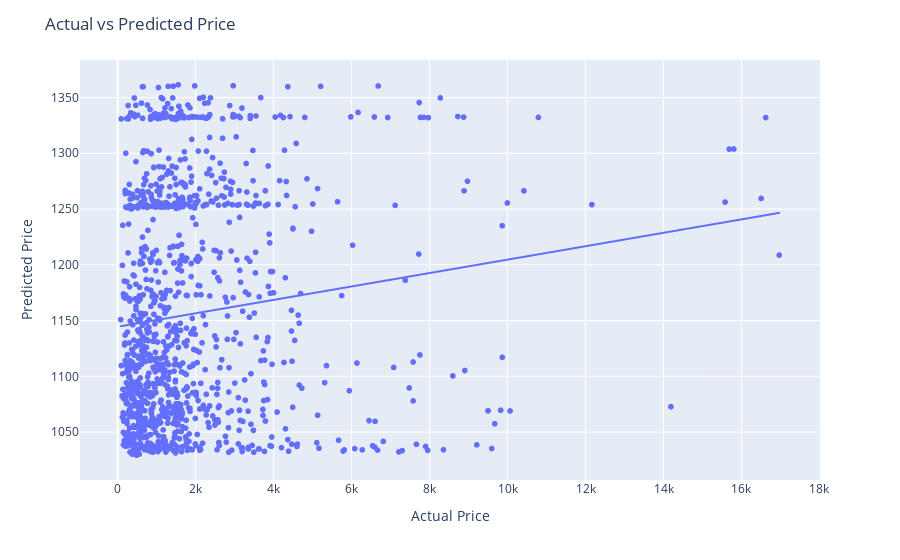

The code cell stored with this chart in its notebook:
### Code cell
import plotly.express as px

fig = px.scatter(x=y_test, y=y_pred,
                 labels={'x': 'Actual Price', 'y': 'Predicted Price'},
                 trendline="ols"
                 )
fig.update_layout(title='Actual vs Predicted Price', xaxis_title="Actual Price", yaxis_title="Predicted Price")
fig.show()

### Figure 1 — Plotly figure (JSON) as saved in the notebook; plotly's stock layout.template omitted (floating-point values rounded to 4 significant figures; data arrays with more than 128 entries replaced by an {"elided": "..."} marker saying what was removed)
{"data": [{"hovertemplate": "Actual Price=%{x}<br>Predicted Price=%{y}<extra></extra>", "legendgroup": "", "marker": {"color": "#636efa", "symbol": "circle"}, "mode": "markers", "name": "", "showlegend": false, "type": "scattergl", "x": {"elided": "1188 int values"}, "xaxis": "x", "y": {"elided": "1188 float values"}, "yaxis": "y"}, {"hovertemplate": "<b>OLS trendline</b><br>y = 0.00601467 * x + 1144.46<br>R<sup>2</sup>=0.016044<br><br>Actual Price=%{x}<br>Predicted Price=%{y} <b>(trend)</b><extra></extra>", "legendgroup": "", "marker": {"color": "#636efa", "symbol": "circle"}, "mode": "lines", "name": "", "showlegend": false, "type": "scattergl", "x": {"elided": "1188 int values"}, "xaxis": "x", "y": {"elided": "1188 float values"}, "yaxis": "y"}], "layout": {"legend": {"tracegroupgap": 0}, "margin": {"t": 60}, "title": {"text": "Actual vs Predicted Price"}, "xaxis": {"anchor": "y", "domain": [0, 1], "title": {"text": "Actual Price"}}, "yaxis": {"anchor": "x", "domain": [0, 1], "title": {"text": "Predicted Price"}}}}
